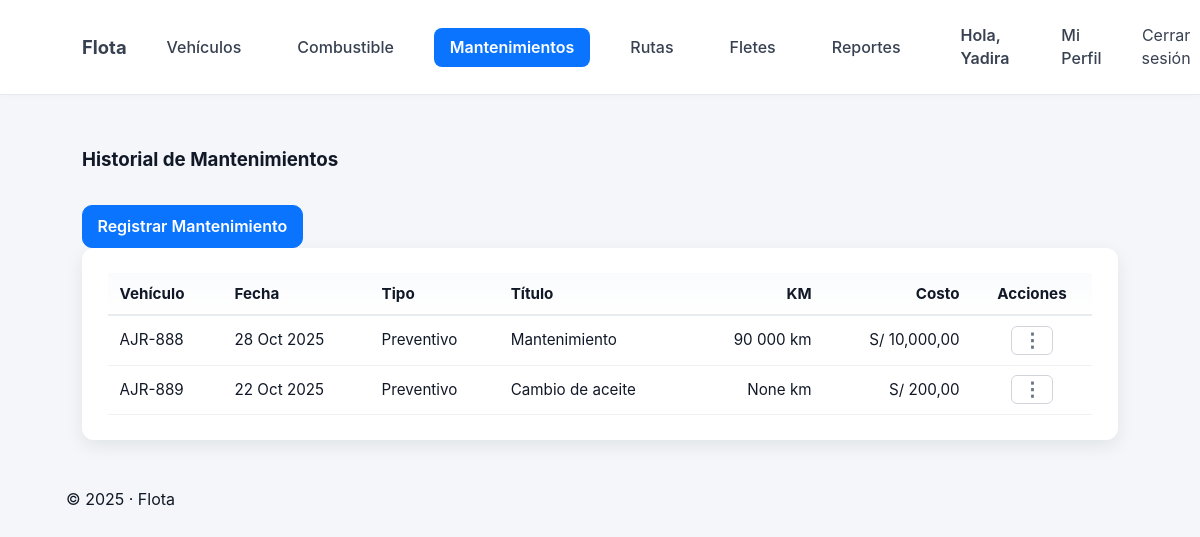
The page /mantenimientos/ (signed in) on the database its author committed.
### vehiculos/models.py (models this page shows, shortened)
class Mantenimiento(models.Model):
    TIPOS_CHOICES = [
        ('preventivo', 'Preventivo'),
        ('correctivo', 'Correctivo'),
        ('otros', 'Otros'),
    ]
    vehiculo = models.ForeignKey(Vehiculo, on_delete=models.CASCADE, related_name='mantenimientos')
    fecha = models.DateField(default=timezone.now)
    odometro = models.IntegerField(null=True, blank=True, help_text="El kilometraje del vehículo CUANDO se hizo el mantenimiento")
    titulo = models.CharField(max_length=200, default='Mantenimiento')
    tipo = models.CharField(max_length=50, choices=TIPOS_CHOICES, default='preventivo')
    notas = models.TextField(blank=True, default='')
    costo = models.DecimalField(max_digits=10, decimal_places=2, null=True, blank=True, default=0.00)
    realizado_por = models.CharField(max_length=200, blank=True, default='')
    resetea_odometro = models.BooleanField(default=True, help_text="Marcar si este mantenimiento resetea el contador de KM")
    items_usados = models.ManyToManyField(
        Inventario,
        through=DetalleMantenimiento, # Le decimos que use nuestro modelo "intermediario"
        related_name='mantenimientos_asociados'
    )

class Vehiculo(models.Model):
    placa = models.CharField(max_length=50, unique=True)
    marca = models.CharField(max_length=50, blank=True, default='')
    modelo = models.CharField(max_length=50, blank=True, default='')
    anio = models.IntegerField(null=True, blank=True)
    combustible_tipo = models.CharField(max_length=30, blank=True, default='')
    kilometraje = models.IntegerField(default=0) # Odómetro actual
    activo = models.BooleanField(default=True)
    chofer_asignado = models.ForeignKey(
        'Perfil',
        null=True,
        blank=True,
        on_delete=models.SET_NULL,
        related_name='vehiculos'
    )
    km_para_mantenimiento = models.IntegerField(
        null=True, blank=True,
        default=5000,
        help_text="Intervalo de KM para el próximo mantenimiento (ej: 5000)"
    )
    km_proximo_mantenimiento = models.IntegerField(
        null=True, blank=True,
        default=5000,
        help_text="Odómetro del próximo mantenimiento (ej: 150000)"
    )
    mantenimiento_requerido = models.BooleanField(
        default=False,
        help_text="Marcar si el vehículo ha pasado su KM de mantenimiento"
    )
    class Meta:
        indexes = [
            models.Index(fields=['chofer_asignado']),
        ]

### vehiculos/decorators.py (the view)
    def wrap(request, *args, **kwargs):
        if not request.user.is_authenticated:
            messages.error(request, 'Debes iniciar sesión para ver esta página.')
            return redirect('login') # Asumo que tu URL de login se llama 'login'
        if request.user.is_staff:
            return function(request, *args, **kwargs)
        perfil = getattr(request.user, 'perfil', None)
        if perfil and perfil.rol != 'chofer':
            return function(request, *args, **kwargs)
        messages.error(request, 'No tienes permiso para acceder a esta página.')
        return redirect('vehiculos:dashboard') # Lo mandamos a su dashboard

### vehiculos/views.py (called while the page is built)
@login_required
@admin_o_logistica_required
def lista_mantenimientos(request):
    mantenimientos = Mantenimiento.objects.all().order_by('-fecha')
    contexto = {
        'mantenimientos': mantenimientos
    }
    return render(request, 'vehiculos/lista_mantenimientos.html', contexto)

### vehiculos/templates/vehiculos/lista_mantenimientos.html (shortened to what this page needs)
{% extends 'base.html' %}
{% load humanize %}
{% load static %}
{% block content %}
<div class="container mt-4">
  <div class="d-flex justify-content-between align-items-center mb-3">
    <h3>Historial de Mantenimientos</h3>
    <a href="{% url 'vehiculos:registrar_mantenimiento' %}" class="btn btn-primary">
      Registrar Mantenimiento
    </a>
  </div>
  <div class="card shadow-sm">
    <div class="table-responsive">
      <table class="table table-hover">
        <thead>
          <tr>
            <th scope="col">Vehículo</th>
            <th scope="col">Fecha</th>
            <th scope="col">Tipo</th>
            <th scope="col">Título</th>
            <th scope="col" class="th-number">KM</th>
            <th scope="col" class="th-number">Costo</th>
            <th scope="col" style="text-align: center;">Acciones</th>
          </tr>
        </thead>
        <tbody>
          {% for mant in mantenimientos %}
          <tr>
            <td>{{ mant.vehiculo.placa }}</td>
            <td>{{ mant.fecha|date:"d M Y" }}</td>
            <td>
              {% if mant.tipo == 'preventivo' %}
                <span class="badge bg-success">Preventivo</span>
              {% elif mant.tipo == 'correctivo' %}
                <span class="badge bg-danger">Correctivo</span>
              {% else %}
                <span class="badge bg-secondary">{{ mant.get_tipo_display }}</span>
              {% endif %}
            </td>
            <td>{{ mant.titulo }}</td>
            <td class="td-number">{{ mant.odometro|intcomma|default:"N/A" }} km</td>
            <td class="td-number">S/ {{ mant.costo|floatformat:2|intcomma|default:"0.00" }}</td>
            <td style="text-align: center;">
              <div class="actions-menu">
                <button class="actions-menu-button">⋮</button>
              </div>
            </td>
            </tr>
          {% empty %}
          <tr>
            <td colspan="7" class="text-center">
              Aún no hay mantenimientos registrados.
            </td>
          </tr>
          {% endfor %}
        </tbody>
      </table>
    </div>
  </div>
</div>
{% endblock %}

### vehiculos/templates/base.html (shortened to what this page needs)
{% load static %}
<!doctype html>
<html lang="es">
<head>
  <link rel="stylesheet" href="{% static 'css/styles.css' %}">
</head>
<body>
  <header class="topbar">
    <div class="container topbar-inner">
      <nav>
        <a class="brand" href="{% url 'vehiculos:dashboard' %}">Flota</a>
        {% if user.is_authenticated %}
          {% with view_name=request.resolver_match.url_name %}
            <a class="nav-link {% if view_name == 'listar_vehiculos' or view_name == 'agregar_vehiculo' or view_name == 'detalle_vehiculo' or view_name == 'editar_vehiculo' %}active{% endif %}"
               href="{% url 'vehiculos:listar_vehiculos' %}">Vehículos</a>
            <a class="nav-link {% if view_name == 'lista_cargas' or view_name == 'nueva_carga' or view_name == 'detalle_carga' %}active{% endif %}"
               href="{% url 'vehiculos:lista_cargas' %}">Combustible</a>
            {% if request.user.is_staff or request.user.perfil.rol != 'chofer' %}
              <a class="nav-link {% if view_name == 'lista_mantenimientos' or view_name == 'registrar_mantenimiento' or view_name == 'detalle_mantenimiento' %}active{% endif %}"
                 href="{% url 'vehiculos:lista_mantenimientos' %}">Mantenimientos</a>
            {% endif %}
            <a class="nav-link {% if view_name == 'lista_rutas' or view_name == 'planificar_ruta' or view_name == 'detalle_ruta' %}active{% endif %}"
               href="{% url 'vehiculos:lista_rutas' %}">Rutas</a>
            {% if request.user.is_staff or request.user.perfil.rol != 'chofer' %}
              <a class="nav-link {% if view_name == 'lista_fletes' or view_name == 'crear_flete' %}active{% endif %}"
                 href="{% url 'vehiculos:lista_fletes' %}">Fletes</a>
            {% endif %}
            {% if request.user.is_staff or request.user.perfil.rol != 'chofer' %}
              <a class="nav-link {% if view_name == 'reporte_consumo' %}active{% endif %}"
                 href="{% url 'vehiculos:reporte_consumo' %}">Reportes</a>
            {% endif %}
          </nav>
          <nav>
            <div class="user-block">
              <span class="user">Hola, {{ user.username }}</span>
              <a class="nav-link {% if view_name == 'mi_perfil' %}active{% endif %}"
                 href="{% url 'vehiculos:mi_perfil' %}">Mi Perfil</a>
              <form method="post" action="{% url 'logout' %}" style="display:inline;margin:0;">
                <button type="submit" class="logout-button">
                  Cerrar sesión
                </button>
              </form>
            </div>
          {% endwith %}
        {% else %}
          <a class="nav-link" href="{% url 'vehiculos:signup' %}">Registro</a>
          <a class="nav-link" href="{% url 'login' %}">Iniciar sesión</a>
        {% endif %}
      </nav>
    </div>
  </header>
  <main class="container">
    {% block content %}{% endblock %}
  </main>
  <footer class="footer">
    <div class="container">
      {% load tz %}
      {% timezone "America/Lima" %}
         &copy; {% now "Y" %} · Flota
      {% endtimezone %}
    </div>
  </footer>
</body>
</html>

### static/css/styles.css (style rules this page uses)
:root { --bg: #f4f6f9; --card: #ffffff; --muted: #6b7280; --primary: #0b74ff; --accent: #2b9af3; --radius: 12px; --container: 1100px; --shadow: 0 6px 18px rgba(12, 20, 30, 0.08); --glass: linear-gradient(180deg, rgba(255, 255, 255, 0.9), rgba(250, 250, 250, 0.9)); }
* { box-sizing: border-box; }
body { margin: 0; font-family: Inter, "Segoe UI", Roboto, Arial, sans-serif; background: var(--bg); color: #111827; -webkit-font-smoothing: antialiased; -moz-osx-font-smoothing: grayscale; line-height: 1.45; }
.container { max-width: var(--container); margin: 0 auto; padding: 1rem; }
.topbar { background: #fff; border-bottom: 1px solid #e6e9ee; box-shadow: 0 2px 6px rgba(8, 10, 20, 0.02); }
.topbar .container, .topbar-inner { display: flex; align-items: center; justify-content: space-between; gap: 1rem; }
.brand { display: inline-block; font-weight: 700; font-size: 1.15rem; color: var(--primary); text-decoration: none; }
.topbar nav { display: flex; align-items: center; gap: 0.75rem; }
.topbar nav a, .topbar nav .user { margin-left: 1rem; color: #374151; text-decoration: none; display: inline-block; }
.nav-link { color: #374151; text-decoration: none; padding: 0.35rem 0.6rem; border-radius: 8px; }
.topbar .user { color: #374151; font-weight: 600; }
.btn { display: inline-block; padding: 0.55rem 0.9rem; border-radius: 10px; text-decoration: none; font-weight: 600; border: 1px solid transparent; cursor: pointer; transition: transform 0.12s ease, opacity 0.12s ease; }
.btn-primary { background: var(--primary); color: #fff; border-color: var(--primary); margin-top: 0.8rem; }
.card { background: var(--card); border-radius: var(--radius); padding: 1.6rem; box-shadow: var(--shadow); max-width: 100%; }
.table-responsive { overflow-x: auto; }
.table { width: 100%; border-collapse: collapse; font-family: inherit; }
.table thead th { text-align: left; font-size: 0.95rem; padding: 0.6rem 0.75rem; border-bottom: 2px solid #e9ecef; background: linear-gradient(180deg, #fafbfd, #fff); }
.table tbody td { padding: 0.6rem 0.75rem; border-bottom: 1px solid #f0f0f0; vertical-align: middle; font-size: 0.95rem; }

### vehiculos/templates/base.html (style rules this page uses)
:root { --primary-color: #0b74ff; --primary-color-text: #ffffff; --hover-bg: #f3f4f6; --text-color: #374151; --text-color-light: #6b7280; }
.topbar-inner { display: flex; justify-content: space-between; align-items: center; width: 100%; }
.topbar nav { display: flex; align-items: center; gap: 0.5rem; }
.topbar nav .nav-link { padding: 8px 16px; border-radius: 8px; text-decoration: none; font-weight: 500; color: var(--text-color); transition: background-color 0.2s ease, color 0.2s ease; }
.topbar nav .nav-link.active { background-color: var(--primary-color); color: var(--primary-color-text); font-weight: 600; }
.user-block { display: flex; align-items: center; gap: 0.5rem; margin-left: auto; }
.user-block .user { font-weight: 600; color: var(--text-color); padding: 8px 12px; }
.logout-button { padding: 8px 16px; border-radius: 8px; font-weight: 500; color: var(--text-color); background: none; border: none; cursor: pointer; font: inherit; text-decoration: none; transition: background-color 0.2s ease, color 0.2s ease; }

### vehiculos/templates/vehiculos/lista_mantenimientos.html (style rules this page uses)
.actions-menu { position: relative; display: inline-block; }
.actions-menu-button { background: none; border: 1px solid #d1d5db; border-radius: 6px; padding: 2px 10px; font-size: 1.2rem; font-weight: bold; line-height: 1.2; color: #6b7280; cursor: pointer; transition: background-color 0.2s ease; }
.table th.th-number, .table td.td-number { text-align: right; }

### rows shown on the page
Mantenimiento: vehiculo.placa "AJR-888", fecha "28 Oct 2025", tipo "Preventivo", titulo "Mantenimiento", odometro "90 000", costo "10,000,00"
Mantenimiento: vehiculo.placa "AJR-889", fecha "22 Oct 2025", tipo "Preventivo", titulo "Cambio de aceite", odometro "None", costo "200,00"

### other values the page prints
{{ user.username }} "Yadira"
